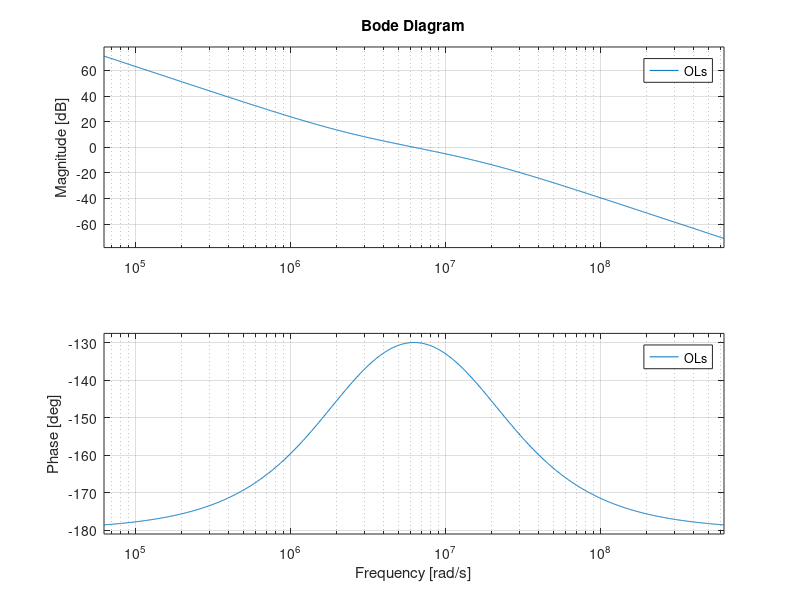

Reproduce this figure in MATLAB.
clear all;

close all;

clc;

Fc=1e6;%环路带宽

Kvco=2*pi*1e9;%VCO增益

Icp=100e-6;%电荷泵电流

Kpd=Icp/(2*pi);% PFD/CP 增益 (V/rad)

N=40;%分频比

PM=50;%相位裕度

%==========================================================

w0=2*pi*Fc;%  带宽频率

fai=(pi/180)*PM; % 相位裕度rad

t1=(1/cos(fai)-tan(fai))/w0;%时间常数1

t2=1/(w0*w0*t1);%时间常数2


a = sqrt(((w0*t2)^2+1)/((w0*t1)^2+1));
b=(Kpd*Kvco)/(N*w0*w0);

C2=(t1/t2)*b*a;

C1=C2*(t2/t1-1);

R=t2/C1;



Fs=tf([t2,1],[t1,1,0])/(C2+C1);%滤波器传递函数

OLs=(Kpd*Kvco/N)*Fs*tf(1,[1 0]);%开环传递函数

%===================开环传递函数波特图======================

figure(1)

bode(OLs,{2*pi*1e4,2*pi*1e8})

grid on;

disp(['C1 = ', num2str(C1), ' F'])
disp(['C2 = ', num2str(C2), ' F'])
disp(['R  = ', num2str(R),  ' Ohm'])

[Gm, Pm, Wcg, Wcp] = margin(OLs);

disp(['Gain crossover freq = ', num2str(Wcp/(2*pi)), ' Hz'])
disp(['Phase margin = ', num2str(Pm), ' deg'])
